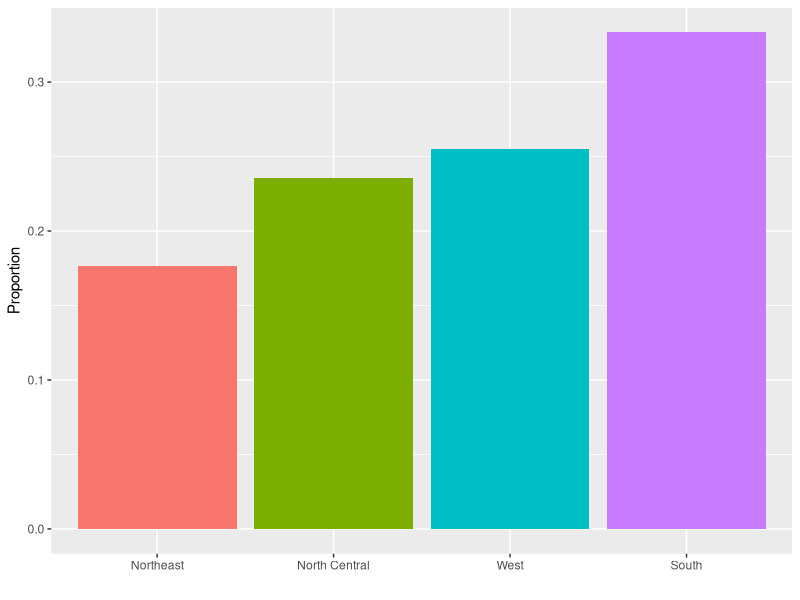
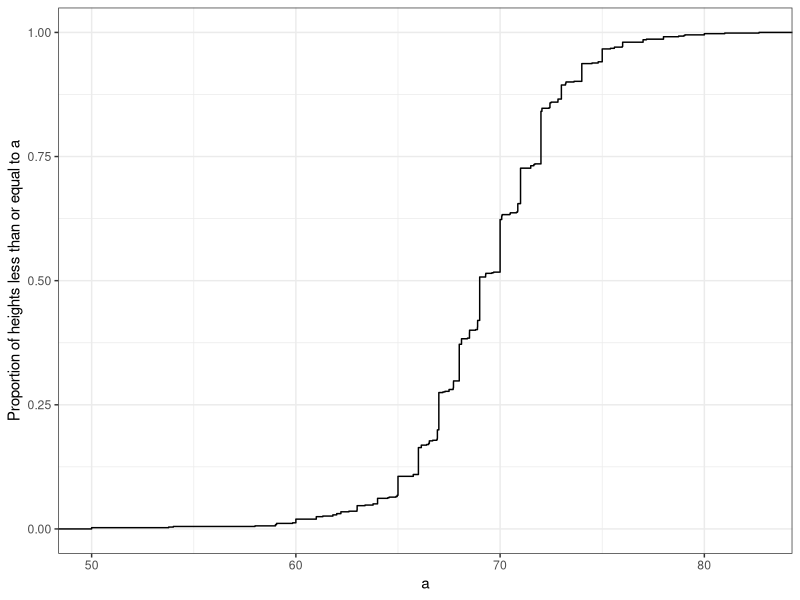
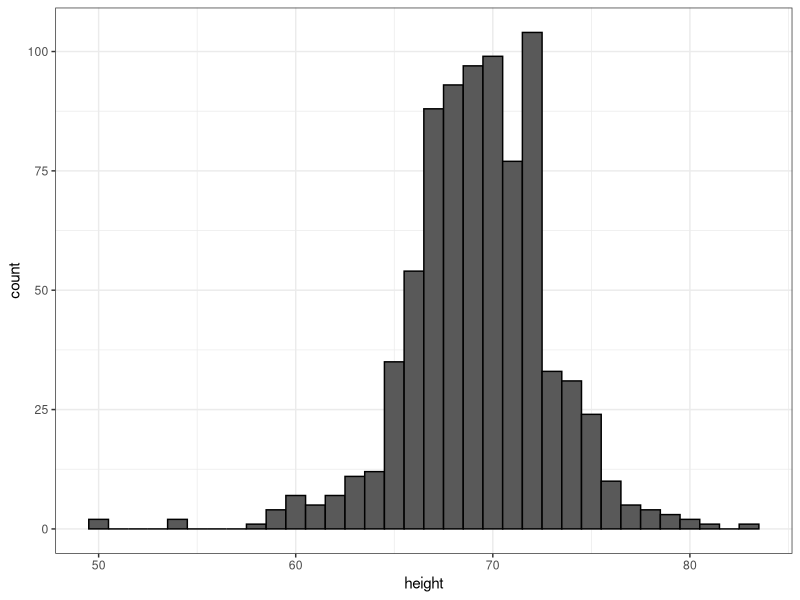
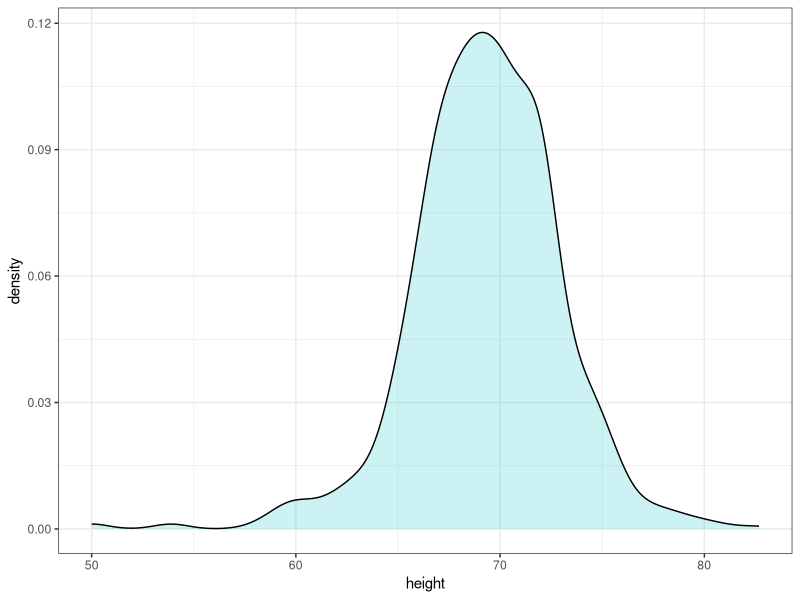
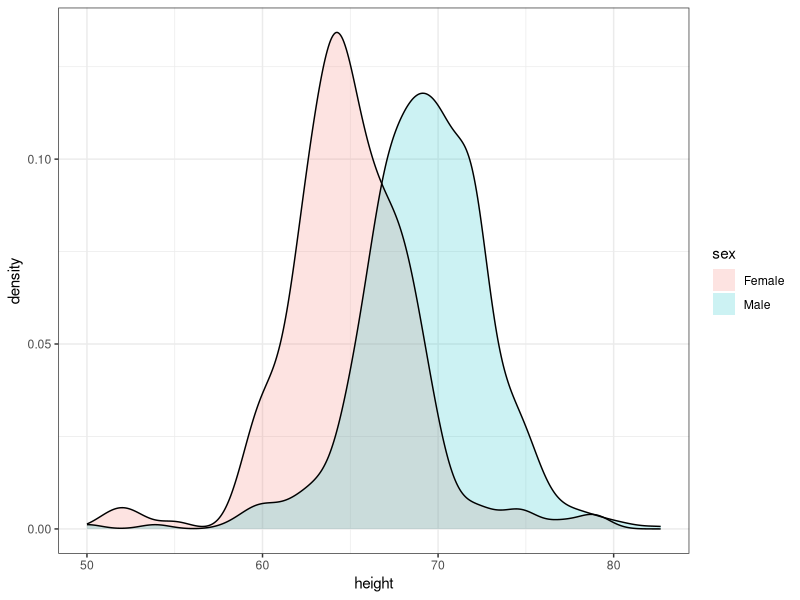
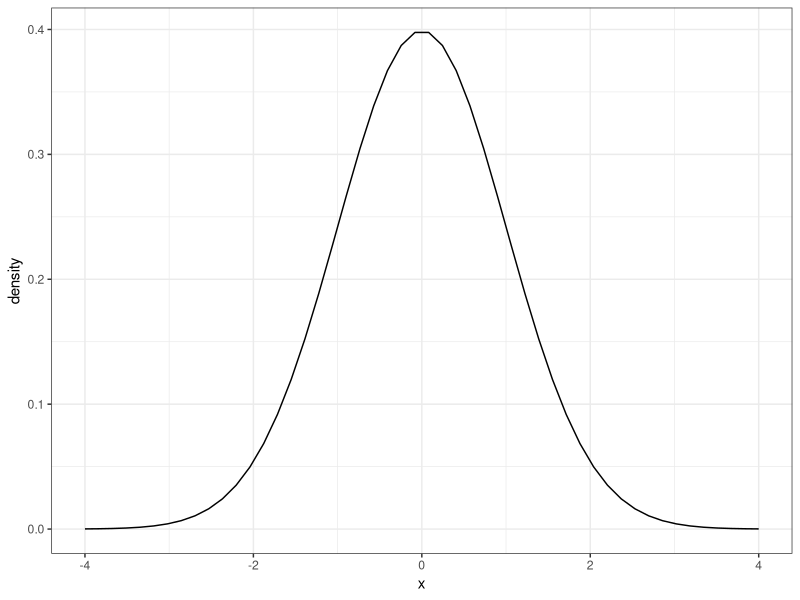
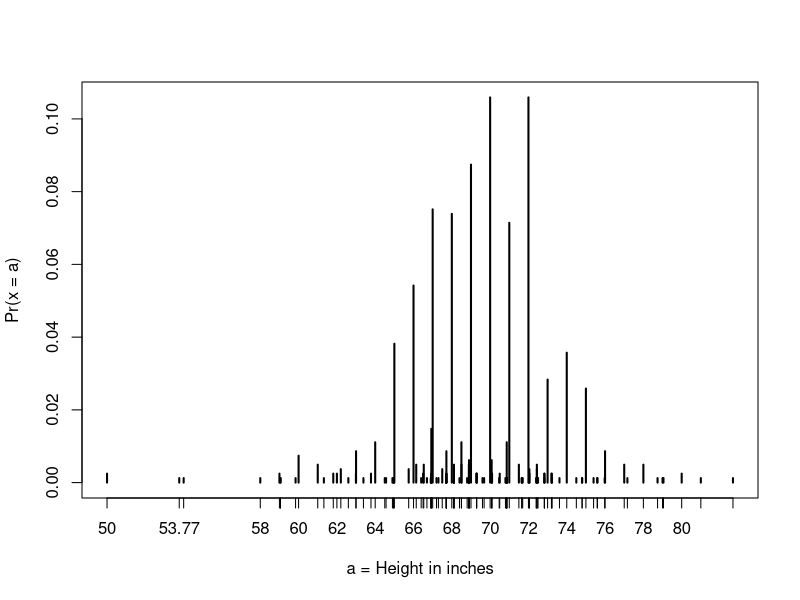
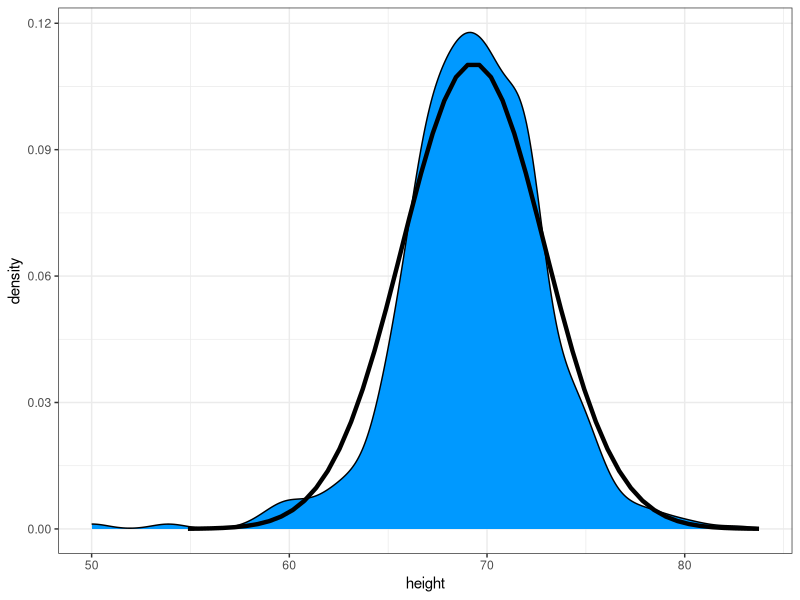

R code for these plots, in order:
## ---- chunk 1
library(tidyverse)
library(dslabs)
data(heights)
## ---- chunk 2
prop.table(table(heights$sex))
## ---- chunk 3
murders |>
  group_by(region) |>
  summarise(n = n()) |>
  mutate(Proportion = n/sum(n),
         region = reorder(region, Proportion)) |>
  ggplot(aes(x = region,
             y = Proportion,
             fill = region)) +
  geom_bar(stat = "identity", show.legend = FALSE) +
  xlab("")
## ---- chunk 4
ds_theme_set()
heights |>
  filter(sex == "Male") |>
  ggplot(aes(height)) +
  stat_ecdf() +
  ylab("Proportion of heights less than or equal to a") +
  xlab("a")
## ---- chunk 5
heights |>
  filter(sex == "Male") |>
  ggplot(aes(height)) +
  geom_histogram(binwidth = 1,
                 color = "black")
## ---- chunk 6
heights |> 
  filter(sex=="Male") |> 
  ggplot(aes(height)) + 
  geom_density(alpha = .2, 
               fill= "#00BFC4", 
               color = 0)  +
  geom_line(stat='density')
## ---- chunk 7
heights |>
  ggplot(aes(height,
             fill = sex)) +
  geom_density(alpha = 0.2,
               color = 0) +
  geom_line(stat = "density")
## ---- chunk 8
mu <- 0
s <- 1
norm_dist <- 
  data.frame(x = seq(-4, 4, len=50)*s+mu) |>
  mutate(density = dnorm(x, mu, s))
norm_dist |>
  ggplot(aes(x, density)) +
  geom_line()
## ---- chunk 9
index <- heights$sex == "Male"
x <- heights$height[index]

# calculate standard units

z <- scale(x)

# calculate proportion of values within 2 SD of mean
mean(abs(z) < 2)
## ---- chunk 10
pnorm(70.5, mean(x), sd(x))
## ---- chunk 11
plot(prop.table(table(x)), xlab = "a = Height in inches", ylab = "Pr(x = a)")
## ---- chunk 12
mean(x <= 68.5) - mean(x <= 67.5)
mean(x <= 69.5) - mean(x <= 68.5)
mean(x <= 70.5) - mean(x <= 69.5)
## ---- chunk 13
pnorm(68.5, mean(x), sd(x)) - pnorm(67.5, mean(x), sd(x))
pnorm(69.5, mean(x), sd(x)) - pnorm(68.5, mean(x), sd(x))
pnorm(70.5, mean(x), sd(x)) - pnorm(69.5, mean(x), sd(x))
## ---- chunk 14
mean(x <= 70.9) - mean(x <= 70.1)
pnorm(70.9, mean(x), sd(x)) - pnorm(70.1, mean(x), sd(x))
## ---- chunk 15
index <- heights$sex == "Male"
x <- heights$height[index]
## ---- chunk 16
m <- sum(x) / length(x)
m
## ---- chunk 17
s <- sqrt(sum(x-mu^2) / length(x))
## ---- chunk 18
m <- mean(x)
s <- sd(x)
c(average = m, sd = s)
## ---- chunk 19
norm_dist <- 
  data.frame(x = seq(-4, 4, len = 50)*s + m) |>
  mutate(density = dnorm(x, m, s))
heights |>
  filter(sex == "Male") |>
  ggplot(aes(height)) +
  geom_density(fill = "#0099FF") +
  geom_line(aes(x, density),
            data = norm_dist,
            lwd = 1.5)
## ---- chunk 20
summary(heights$height)
## ---- chunk 21
p <- seq(0.01, 0.99, 0.01)
percentiles <- quantile(heights$height, p)
## ---- chunk 22
percentiles[names(percentiles) == "25%"]
percentiles[names(percentiles) == "75%"]
## ---- chunk 23
p <- seq(0.01, 0.99, 0.01)
theoretical_quantiles <- qnorm(p, 69, 3)
theoretical_quantiles
## ---- chunk 24
data(murders)
murders <-
  murders |>
  mutate(rate = total / population * 10^5)
library(gridExtra)
murders |>
  ggplot(aes(x = rate)) +
  geom_histogram(binwidth = 0.5,
                 color = "black") +
  ggtitle("Histogram")
## ---- chunk 25
murders |>
  ggplot(aes("", rate)) +
  geom_boxplot() +
  coord_cartesian(xlim = c(0,2)) +
  xlab("")
## ---- chunk 26
p <- seq(0.05, 0.95, 0.05)
observed_quantiles <- quantile(x, p)
theoretical_quantiles <- qnorm(p, mean = mean(x), sd = sd(x))
## ---- chunk 27
plot(theoretical_quantiles, observed_quantiles)
abline(0,1)
## ---- chunk 28
observed_quantiles <- quantile(z, p)
theoretical_quantiles <- qnorm(p)
plot(theoretical_quantiles, observed_quantiles)
abline(0,1)
## ---- chunk 29
heights |>
  ggplot(aes(x = sex, 
             y = height, 
             fill = sex)) +
  geom_boxplot()
## ---- chunk 30
heights |>
  filter(sex == "Female") |>
  ggplot(aes(height)) +
  geom_density(fill = "#F8766D")
## ---- chunk 31
heights |>
  filter(sex == "Female") |>
  slice_max(desc(height), n=5) |>
  pull(height)
## ---- chunk 32
library(dslabs)
data(heights)
male <- heights$height[heights$sex == "Male"]
female <- heights$height[heights$sex == "Female"]
## ---- chunk 33
length(male)
length(female)
## ---- chunk 34
heights |>
  filter(sex == "Female") |>
  summarise(Females = quantile(height, c(10, 30, 50, 70, 90)/100)) -> fh
heights |>
  filter(sex == "Male") |>
  summarise(Males = quantile(height, c(10, 30, 50, 70, 90)/100)) -> mh
Percentiles <- c("10th","30th","50th","70th","90th")
data.frame(Percentiles, fh, mh)
## ---- chunk 35
library(tidyverse)
library(dslabs)
ds_theme_set()
data(gapminder)
gapminder |> 
  filter(year == 2010) |> 
  group_by(continent) |> 
  select(continent, population) -> tab 
tab |> ggplot(aes(x=continent, y=population/10^6)) + 
  geom_boxplot() + 
  scale_y_continuous(breaks = c(1,10,100,1000)) + 
  ylab("Population in millions")
## ---- chunk 36
library(tidyverse)
library(dslabs)
ds_theme_set()
data(gapminder)
gapminder |> 
  filter(year == 2010) |> 
  group_by(continent) |> 
  select(continent, population) -> tab 
tab |> ggplot(aes(x=continent, y=population/10^6)) + 
  geom_boxplot() + 
  scale_y_continuous(trans = "log10",
                     breaks = c(1,10,100,1000)) + 
  ylab("Population in millions")
## ---- chunk 37
library(dslabs)
data(heights)
x <- heights$height[heights$sex=="Male"]
## ---- chunk 38
heights |>
  filter(height < 69 & height <= 72) -> targets
tar_count <- length(targets)
tar_count / mean(heights$height)
## ---- chunk 39
murders |>
  ggplot(aes(region)) +
  geom_bar()
## ---- chunk 40
data(murders)
murders |>
  count(region) |>
  mutate(proportion = n/sum(n)) -> tab
tab
## ---- chunk 41
tab |>
  ggplot(aes(region, proportion)) + 
  geom_bar(stat = "identity")
## ---- chunk 42
heights |>
  filter(sex == "Female") |>
  ggplot(aes(height)) +
  geom_histogram()
## ---- chunk 43
heights |>
  filter(sex == "Female") |>
  ggplot(aes(height)) +
  geom_histogram(binwidth = 1)
## ---- chunk 44
heights |>
  filter(sex == "Female") |>
  ggplot(aes(height)) +
  geom_histogram(binwidth = 1, fill="blue", col="black") +
  xlab("Female heights in inches") +
  ggtitle("Histogram")
## ---- chunk 45
heights |>
  filter(sex == "Female") |>
  ggplot(aes(height)) +
  geom_density(fill = "blue")
## ---- chunk 46
heights |>
  filter(sex == "Female") |>
  ggplot(aes(height)) +
  geom_density(fill = "blue",
               adjust = 2)
## ---- chunk 47
heights |> 
  ggplot(aes(sex,height)) +
  geom_boxplot()
## ---- chunk 48
heights |>
  filter(sex == "Male") |>
  ggplot(aes(sample = height)) +
  geom_qq() +
  geom_qq_line()
## ---- chunk 49
params <- 
  heights |>
  filter(sex == "Male") |>
  summarise(mean = mean(height),
            sd = sd(height))
heights |>
  filter(sex == "Male") |>
  ggplot(aes(sample = height)) +
  geom_qq(dparams = params) +
  geom_abline()
## ---- chunk 50
heights |>
  filter(sex == "Male") |>
  ggplot(aes(sample = scale(height))) +
  geom_qq() +
  geom_abline()
## ---- chunk 51
x <- expand.grid(x = 1:12, y = 1:10) |>
  mutate(z = 1:120)
x
## ---- chunk 52
x |>
  ggplot(aes(x, y, fill = z)) +
  geom_raster()
## ---- chunk 53
x |> 
  ggplot(aes(x, y, fill = z)) + 
  geom_raster() + 
  scale_fill_gradientn(colors =  terrain.colors(10))
x
## ---- chunk 54
heights |>
  filter(sex == "Male") |>
  pull(height) -> x
qplot(x)
## ---- chunk 55
qplot(sample = scale(x)) +
  geom_abline()
## ---- chunk 56
height <- heights |> pull(height)
sex <- heights |> pull(sex)
qplot(sex, height)
## ---- chunk 57
sex <- heights |> pull(sex)
qplot(sex, height, geom = "boxplot")
## ---- chunk 58
qplot(x, geom = "density")
## ---- chunk 59
qplot(x, 
      bins = 15,
      color = I("black"),
      xlab = "Population")
